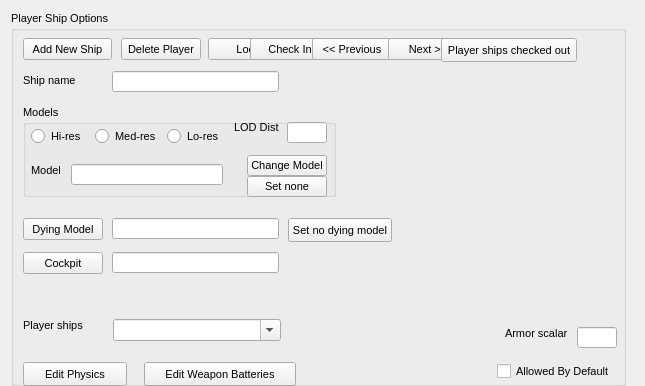
<?xml version="1.0"?>
<ui version="4.0">
  <class>WorldObjectsPlayerDialog</class>
  <widget class="QDialog" name="IDD_WORLDOBJECTSPLAYER">
    <property name="geometry">
      <rect>
        <x>0</x>
        <y>0</y>
        <width>645</width>
        <height>386</height>
      </rect>
    </property>
    <property name="windowTitle">
      <string>WorldObjects &gt;&gt; Player</string>
    </property>
    <property name="font">
      <font>
        <family>Liberation Sans</family>
        <pointsize>8</pointsize>
        <bold>false</bold>
        <italic>false</italic>
      </font>
    </property>
    <property name="enabled">
      <bool>true</bool>
    </property>
    <property name="windowFlags">
      <set>Qt::Dialog|Qt::WindowCloseButtonHint</set>
    </property>
    <property name="minimumSize">
      <size>
        <width>645</width>
        <height>386</height>
      </size>
    </property>
    <property name="maximumSize">
      <size>
        <width>645</width>
        <height>386</height>
      </size>
    </property>
    <widget class="QGroupBox" name="IDC_STATIC">
      <property name="geometry">
        <rect>
          <x>11</x>
          <y>11</y>
          <width>615</width>
          <height>375</height>
        </rect>
      </property>
      <property name="title">
        <string>Player Ship Options</string>
      </property>
      <property name="visible">
        <bool>true</bool>
      </property>
      <property name="enabled">
        <bool>true</bool>
      </property>
      <property name="flat">
        <bool>false</bool>
      </property>
      <widget class="QPushButton" name="IDC_ADD_PSHIP">
        <property name="geometry">
          <rect>
            <x>12</x>
            <y>27</y>
            <width>89</width>
            <height>22</height>
          </rect>
        </property>
        <property name="text">
          <string>Add New Ship</string>
        </property>
        <property name="visible">
          <bool>true</bool>
        </property>
        <property name="enabled">
          <bool>true</bool>
        </property>
        <property name="default">
          <bool>false</bool>
        </property>
        <property name="autoDefault">
          <bool>false</bool>
        </property>
      </widget>
      <widget class="QPushButton" name="IDC_PSHIP_DELETE">
        <property name="geometry">
          <rect>
            <x>110</x>
            <y>27</y>
            <width>80</width>
            <height>22</height>
          </rect>
        </property>
        <property name="text">
          <string>Delete Player</string>
        </property>
        <property name="visible">
          <bool>true</bool>
        </property>
        <property name="enabled">
          <bool>true</bool>
        </property>
        <property name="default">
          <bool>false</bool>
        </property>
        <property name="autoDefault">
          <bool>false</bool>
        </property>
      </widget>
      <widget class="QPushButton" name="IDC_PSHIP_LOCK">
        <property name="geometry">
          <rect>
            <x>197</x>
            <y>27</y>
            <width>80</width>
            <height>22</height>
          </rect>
        </property>
        <property name="text">
          <string>Lock</string>
        </property>
        <property name="visible">
          <bool>true</bool>
        </property>
        <property name="enabled">
          <bool>true</bool>
        </property>
        <property name="default">
          <bool>false</bool>
        </property>
        <property name="autoDefault">
          <bool>false</bool>
        </property>
      </widget>
      <widget class="QPushButton" name="IDC_PSHIP_CHECKIN">
        <property name="geometry">
          <rect>
            <x>239</x>
            <y>27</y>
            <width>80</width>
            <height>22</height>
          </rect>
        </property>
        <property name="text">
          <string>Check In</string>
        </property>
        <property name="visible">
          <bool>true</bool>
        </property>
        <property name="enabled">
          <bool>true</bool>
        </property>
        <property name="default">
          <bool>false</bool>
        </property>
        <property name="autoDefault">
          <bool>false</bool>
        </property>
      </widget>
      <widget class="QPushButton" name="IDC_PSHIP_PREV">
        <property name="geometry">
          <rect>
            <x>301</x>
            <y>27</y>
            <width>80</width>
            <height>22</height>
          </rect>
        </property>
        <property name="text">
          <string>&lt;&lt; Previous</string>
        </property>
        <property name="visible">
          <bool>true</bool>
        </property>
        <property name="enabled">
          <bool>true</bool>
        </property>
        <property name="default">
          <bool>false</bool>
        </property>
        <property name="autoDefault">
          <bool>false</bool>
        </property>
      </widget>
      <widget class="QPushButton" name="IDC_PSHIP_NEXT">
        <property name="geometry">
          <rect>
            <x>377</x>
            <y>27</y>
            <width>80</width>
            <height>22</height>
          </rect>
        </property>
        <property name="text">
          <string>Next &gt;&gt;</string>
        </property>
        <property name="visible">
          <bool>true</bool>
        </property>
        <property name="enabled">
          <bool>true</bool>
        </property>
        <property name="default">
          <bool>false</bool>
        </property>
        <property name="autoDefault">
          <bool>false</bool>
        </property>
      </widget>
      <widget class="QPushButton" name="IDC_PSHIPS_OUT">
        <property name="geometry">
          <rect>
            <x>430</x>
            <y>27</y>
            <width>136</width>
            <height>24</height>
          </rect>
        </property>
        <property name="text">
          <string>Player ships checked out</string>
        </property>
        <property name="visible">
          <bool>true</bool>
        </property>
        <property name="enabled">
          <bool>true</bool>
        </property>
        <property name="default">
          <bool>false</bool>
        </property>
        <property name="autoDefault">
          <bool>false</bool>
        </property>
      </widget>
      <widget class="QLineEdit" name="IDC_PSHIP_NAME_EDIT">
        <property name="geometry">
          <rect>
            <x>101</x>
            <y>60</y>
            <width>167</width>
            <height>21</height>
          </rect>
        </property>
        <property name="visible">
          <bool>true</bool>
        </property>
        <property name="enabled">
          <bool>true</bool>
        </property>
      </widget>
      <widget class="QLabel" name="IDC_STATIC_2">
        <property name="geometry">
          <rect>
            <x>12</x>
            <y>63</y>
            <width>73</width>
            <height>13</height>
          </rect>
        </property>
        <property name="text">
          <string>Ship name</string>
        </property>
        <property name="visible">
          <bool>true</bool>
        </property>
        <property name="enabled">
          <bool>true</bool>
        </property>
        <property name="alignment">
          <set>Qt::AlignLeft</set>
        </property>
      </widget>
      <widget class="QLabel" name="IDC_SHIPVIEW">
        <property name="geometry">
          <rect>
            <x>393</x>
            <y>66</y>
            <width>173</width>
            <height>157</height>
          </rect>
        </property>
        <property name="visible">
          <bool>true</bool>
        </property>
        <property name="enabled">
          <bool>true</bool>
        </property>
        <property name="alignment">
          <set>Qt::AlignRight</set>
        </property>
      </widget>
      <widget class="QGroupBox" name="IDC_STATIC_3">
        <property name="geometry">
          <rect>
            <x>12</x>
            <y>94</y>
            <width>313</width>
            <height>92</height>
          </rect>
        </property>
        <property name="title">
          <string>Models</string>
        </property>
        <property name="visible">
          <bool>true</bool>
        </property>
        <property name="enabled">
          <bool>true</bool>
        </property>
        <property name="flat">
          <bool>false</bool>
        </property>
        <widget class="QLabel" name="IDC_STATIC_4">
          <property name="geometry">
            <rect>
              <x>211</x>
              <y>16</y>
              <width>51</width>
              <height>16</height>
            </rect>
          </property>
          <property name="text">
            <string>LOD Dist</string>
          </property>
          <property name="visible">
            <bool>true</bool>
          </property>
          <property name="enabled">
            <bool>true</bool>
          </property>
          <property name="alignment">
            <set>Qt::AlignLeft</set>
          </property>
        </widget>
        <widget class="QLineEdit" name="IDC_LOD_DISTANCE_EDIT">
          <property name="geometry">
            <rect>
              <x>264</x>
              <y>17</y>
              <width>40</width>
              <height>21</height>
            </rect>
          </property>
          <property name="visible">
            <bool>true</bool>
          </property>
          <property name="enabled">
            <bool>true</bool>
          </property>
        </widget>
        <widget class="QRadioButton" name="IDC_HIRES_RADIO">
          <property name="geometry">
            <rect>
              <x>8</x>
              <y>22</y>
              <width>89</width>
              <height>19</height>
            </rect>
          </property>
          <property name="text">
            <string>Hi-res</string>
          </property>
          <property name="visible">
            <bool>true</bool>
          </property>
          <property name="enabled">
            <bool>true</bool>
          </property>
        </widget>
        <widget class="QRadioButton" name="IDC_MEDRES_RADIO">
          <property name="geometry">
            <rect>
              <x>72</x>
              <y>22</y>
              <width>89</width>
              <height>19</height>
            </rect>
          </property>
          <property name="text">
            <string>Med-res</string>
          </property>
          <property name="visible">
            <bool>true</bool>
          </property>
          <property name="enabled">
            <bool>true</bool>
          </property>
        </widget>
        <widget class="QRadioButton" name="IDC_LORES_RADIO">
          <property name="geometry">
            <rect>
              <x>144</x>
              <y>22</y>
              <width>89</width>
              <height>19</height>
            </rect>
          </property>
          <property name="text">
            <string>Lo-res</string>
          </property>
          <property name="visible">
            <bool>true</bool>
          </property>
          <property name="enabled">
            <bool>true</bool>
          </property>
        </widget>
        <widget class="QPushButton" name="IDC_PSHIP_LOAD_MODEL">
          <property name="geometry">
            <rect>
              <x>224</x>
              <y>50</y>
              <width>80</width>
              <height>21</height>
            </rect>
          </property>
          <property name="text">
            <string>Change Model</string>
          </property>
          <property name="visible">
            <bool>true</bool>
          </property>
          <property name="enabled">
            <bool>true</bool>
          </property>
          <property name="default">
            <bool>false</bool>
          </property>
          <property name="autoDefault">
            <bool>false</bool>
          </property>
        </widget>
        <widget class="QLabel" name="IDC_STATIC_5">
          <property name="geometry">
            <rect>
              <x>8</x>
              <y>59</y>
              <width>51</width>
              <height>16</height>
            </rect>
          </property>
          <property name="text">
            <string>Model</string>
          </property>
          <property name="visible">
            <bool>true</bool>
          </property>
          <property name="enabled">
            <bool>true</bool>
          </property>
          <property name="alignment">
            <set>Qt::AlignLeft</set>
          </property>
        </widget>
        <widget class="QLineEdit" name="IDC_PSHIP_MODEL_NAME_EDIT">
          <property name="geometry">
            <rect>
              <x>48</x>
              <y>59</y>
              <width>152</width>
              <height>21</height>
            </rect>
          </property>
          <property name="visible">
            <bool>true</bool>
          </property>
          <property name="enabled">
            <bool>true</bool>
          </property>
          <property name="readOnly">
            <bool>true</bool>
          </property>
        </widget>
        <widget class="QPushButton" name="IDC_NOLOD">
          <property name="geometry">
            <rect>
              <x>224</x>
              <y>71</y>
              <width>80</width>
              <height>21</height>
            </rect>
          </property>
          <property name="text">
            <string>Set none</string>
          </property>
          <property name="visible">
            <bool>true</bool>
          </property>
          <property name="enabled">
            <bool>true</bool>
          </property>
          <property name="default">
            <bool>false</bool>
          </property>
          <property name="autoDefault">
            <bool>false</bool>
          </property>
        </widget>
      </widget>
      <widget class="QPushButton" name="IDC_PSHIP_DYING_MODEL">
        <property name="geometry">
          <rect>
            <x>12</x>
            <y>207</y>
            <width>80</width>
            <height>22</height>
          </rect>
        </property>
        <property name="text">
          <string>Dying Model</string>
        </property>
        <property name="visible">
          <bool>true</bool>
        </property>
        <property name="enabled">
          <bool>true</bool>
        </property>
        <property name="default">
          <bool>false</bool>
        </property>
        <property name="autoDefault">
          <bool>false</bool>
        </property>
      </widget>
      <widget class="QLineEdit" name="IDC_PSHIP_DYING_MODEL_NAME_EDIT">
        <property name="geometry">
          <rect>
            <x>101</x>
            <y>207</y>
            <width>167</width>
            <height>21</height>
          </rect>
        </property>
        <property name="visible">
          <bool>true</bool>
        </property>
        <property name="enabled">
          <bool>true</bool>
        </property>
      </widget>
      <widget class="QPushButton" name="IDC_NULL_DYING">
        <property name="geometry">
          <rect>
            <x>277</x>
            <y>207</y>
            <width>104</width>
            <height>24</height>
          </rect>
        </property>
        <property name="text">
          <string>Set no dying model</string>
        </property>
        <property name="visible">
          <bool>true</bool>
        </property>
        <property name="enabled">
          <bool>true</bool>
        </property>
        <property name="default">
          <bool>false</bool>
        </property>
        <property name="autoDefault">
          <bool>false</bool>
        </property>
      </widget>
      <widget class="QPushButton" name="IDC_PSHIP_COCKPIT">
        <property name="geometry">
          <rect>
            <x>12</x>
            <y>241</y>
            <width>80</width>
            <height>22</height>
          </rect>
        </property>
        <property name="text">
          <string>Cockpit</string>
        </property>
        <property name="visible">
          <bool>true</bool>
        </property>
        <property name="enabled">
          <bool>true</bool>
        </property>
        <property name="default">
          <bool>false</bool>
        </property>
        <property name="autoDefault">
          <bool>false</bool>
        </property>
      </widget>
      <widget class="QLineEdit" name="IDC_PSHIP_COCKPIT_EDIT">
        <property name="geometry">
          <rect>
            <x>101</x>
            <y>241</y>
            <width>167</width>
            <height>21</height>
          </rect>
        </property>
        <property name="visible">
          <bool>true</bool>
        </property>
        <property name="enabled">
          <bool>true</bool>
        </property>
      </widget>
      <widget class="QLabel" name="IDC_STATIC_6">
        <property name="geometry">
          <rect>
            <x>12</x>
            <y>308</y>
            <width>72</width>
            <height>16</height>
          </rect>
        </property>
        <property name="text">
          <string>Player ships</string>
        </property>
        <property name="visible">
          <bool>true</bool>
        </property>
        <property name="enabled">
          <bool>true</bool>
        </property>
        <property name="alignment">
          <set>Qt::AlignLeft</set>
        </property>
      </widget>
      <widget class="QComboBox" name="IDC_PSHIP_PULLDOWN">
        <property name="maxVisibleItems">
          <number>5</number>
        </property>
        <property name="geometry">
          <rect>
            <x>102</x>
            <y>308</y>
            <width>168</width>
            <height>22</height>
          </rect>
        </property>
        <property name="visible">
          <bool>true</bool>
        </property>
        <property name="enabled">
          <bool>true</bool>
        </property>
        <property name="editable">
          <bool>true</bool>
        </property>
      </widget>
      <widget class="QLabel" name="IDC_STATIC_7">
        <property name="geometry">
          <rect>
            <x>494</x>
            <y>316</y>
            <width>64</width>
            <height>16</height>
          </rect>
        </property>
        <property name="text">
          <string>Armor scalar</string>
        </property>
        <property name="visible">
          <bool>true</bool>
        </property>
        <property name="enabled">
          <bool>true</bool>
        </property>
        <property name="alignment">
          <set>Qt::AlignLeft</set>
        </property>
      </widget>
      <widget class="QLineEdit" name="IDC_SHIP_ARMOR_EDIT">
        <property name="geometry">
          <rect>
            <x>566</x>
            <y>316</y>
            <width>40</width>
            <height>21</height>
          </rect>
        </property>
        <property name="visible">
          <bool>true</bool>
        </property>
        <property name="enabled">
          <bool>true</bool>
        </property>
      </widget>
      <widget class="QPushButton" name="IDC_PSHIP_EDIT_PHYSICS">
        <property name="geometry">
          <rect>
            <x>12</x>
            <y>351</y>
            <width>104</width>
            <height>24</height>
          </rect>
        </property>
        <property name="text">
          <string>Edit Physics</string>
        </property>
        <property name="visible">
          <bool>true</bool>
        </property>
        <property name="enabled">
          <bool>true</bool>
        </property>
        <property name="default">
          <bool>false</bool>
        </property>
        <property name="autoDefault">
          <bool>false</bool>
        </property>
      </widget>
      <widget class="QPushButton" name="IDC_EDIT_WEAPONS">
        <property name="geometry">
          <rect>
            <x>133</x>
            <y>351</y>
            <width>152</width>
            <height>24</height>
          </rect>
        </property>
        <property name="text">
          <string>Edit Weapon Batteries</string>
        </property>
        <property name="visible">
          <bool>true</bool>
        </property>
        <property name="enabled">
          <bool>true</bool>
        </property>
        <property name="default">
          <bool>false</bool>
        </property>
        <property name="autoDefault">
          <bool>false</bool>
        </property>
      </widget>
      <widget class="QCheckBox" name="IDC_DEFAULTALLOW">
        <property name="geometry">
          <rect>
            <x>486</x>
            <y>351</y>
            <width>125</width>
            <height>19</height>
          </rect>
        </property>
        <property name="text">
          <string>Allowed By Default</string>
        </property>
        <property name="visible">
          <bool>true</bool>
        </property>
        <property name="enabled">
          <bool>true</bool>
        </property>
      </widget>
    </widget>
    <action name="IDD_ORPHANHUNTER">
      <property name="text">
        <string>Orphan Hunter</string>
      </property>
    </action>
    <action name="IDD_REORDER_PAGES">
      <property name="text">
        <string>Reorder Net Pages</string>
      </property>
    </action>
    <action name="IDD_SHOW_ALL_CHECKED_OUT">
      <property name="text">
        <string>Show All Pages Checked Out</string>
      </property>
    </action>
    <action name="IDM_IMPORT_BITMAP">
      <property name="text">
        <string>Bitmap/Animation Converter...</string>
      </property>
    </action>
    <action name="ID_APP_ABOUT">
      <property name="text">
        <string>&amp;About editor...</string>
      </property>
    </action>
    <action name="ID_APP_EXIT">
      <property name="text">
        <string>E&amp;xit</string>
      </property>
      <property name="shortcut">
        <string>Alt+X</string>
      </property>
    </action>
    <action name="ID_BRIEFING_EDITOR">
      <property name="text">
        <string>Briefing Editor...</string>
      </property>
    </action>
    <action name="ID_BUTTON_LIGHTING">
      <property name="text">
        <string>ID_BUTTON_LIGHTING</string>
      </property>
    </action>
    <action name="ID_BUTTON_OUTLINE">
      <property name="text">
        <string>ID_BUTTON_OUTLINE</string>
      </property>
    </action>
    <action name="ID_BUTTON_WINDOWSELECTION">
      <property name="text">
        <string>ID_BUTTON_WINDOWSELECTION</string>
      </property>
    </action>
    <action name="ID_D3HELP">
      <property name="text">
        <string>Help on D3 Editor</string>
      </property>
    </action>
    <action name="ID_EDITORS_AIPROPERTIES">
      <property name="text">
        <string>AI Properties...</string>
      </property>
    </action>
    <action name="ID_EDITORS_AMBIENTSOUNDS">
      <property name="text">
        <string>Ambient Sounds...</string>
      </property>
    </action>
    <action name="ID_EDITORS_DALLAS">
      <property name="text">
        <string>Dallas Graphical Script Editor...</string>
      </property>
    </action>
    <action name="ID_EDITORS_FILES">
      <property name="text">
        <string>Files...</string>
      </property>
    </action>
    <action name="ID_EDITORS_MEGACELLS">
      <property name="text">
        <string>Megacells...</string>
      </property>
    </action>
    <action name="ID_EDIT_ADDSELECT">
      <property name="text">
        <string>Add Current Room to Selected List</string>
      </property>
    </action>
    <action name="ID_EDIT_ATTACH">
      <property name="text">
        <string>&amp;Attach</string>
      </property>
    </action>
    <action name="ID_EDIT_CLEARSELECTED">
      <property name="text">
        <string>Clear Selected List</string>
      </property>
    </action>
    <action name="ID_EDIT_COPY">
      <property name="text">
        <string>&amp;Copy</string>
      </property>
      <property name="shortcut">
        <string>Ctrl+Ins</string>
      </property>
    </action>
    <action name="ID_EDIT_CUT">
      <property name="text">
        <string>Cu&amp;t</string>
      </property>
      <property name="shortcut">
        <string>Shift+Del</string>
      </property>
    </action>
    <action name="ID_EDIT_DELETE">
      <property name="text">
        <string>&amp;Delete</string>
      </property>
    </action>
    <action name="ID_EDIT_LOADSCRAP">
      <property name="text">
        <string>Load Scrap from Disk</string>
      </property>
    </action>
    <action name="ID_EDIT_PASTE">
      <property name="text">
        <string>&amp;Paste</string>
      </property>
      <property name="shortcut">
        <string>Shift+Ins</string>
      </property>
    </action>
    <action name="ID_EDIT_PLACE">
      <property name="text">
        <string>&amp;Place in Mine</string>
      </property>
    </action>
    <action name="ID_EDIT_PLACE_TERRAIN">
      <property name="text">
        <string>&amp;Place on Terrain</string>
      </property>
    </action>
    <action name="ID_EDIT_REMOVESELECT">
      <property name="text">
        <string>Remove Current Room from Selected List</string>
      </property>
    </action>
    <action name="ID_EDIT_SAVESCRAP">
      <property name="text">
        <string>Save Scrap to Disk</string>
      </property>
    </action>
    <action name="ID_EDIT_SELECTATTACHED">
      <property name="text">
        <string>Select All Rooms Attached to Current Room</string>
      </property>
    </action>
    <action name="ID_EDIT_UNDO">
      <property name="text">
        <string>&amp;Undo</string>
      </property>
      <property name="shortcut">
        <string>Alt+Backspace</string>
      </property>
    </action>
    <action name="ID_FILE_AUTOSAVE">
      <property name="text">
        <string>Autosave</string>
      </property>
      <property name="checkable">
        <bool>true</bool>
      </property>
    </action>
    <action name="ID_FILE_CHECKMINE">
      <property name="text">
        <string>&amp;Check Mine</string>
      </property>
    </action>
    <action name="ID_FILE_FIXCRACKS">
      <property name="text">
        <string>Fix Level Cracks</string>
      </property>
    </action>
    <action name="ID_FILE_FIXDEGENERATEFACES">
      <property name="text">
        <string>Fix/Remove Degenerate Faces</string>
      </property>
    </action>
    <action name="ID_FILE_IMPORT_ROOM">
      <property name="text">
        <string>Import 3DSMax Room</string>
      </property>
    </action>
    <action name="ID_FILE_INFORMATION">
      <property name="text">
        <string>&amp;Information</string>
      </property>
      <property name="shortcut">
        <string>Alt+I</string>
      </property>
    </action>
    <action name="ID_FILE_LEAVE_EDITOR">
      <property name="text">
        <string>Go to main menu...</string>
      </property>
    </action>
    <action name="ID_FILE_LEVELPROPS">
      <property name="text">
        <string>Set Selected Room(s) Properties</string>
      </property>
    </action>
    <action name="ID_FILE_LEVEL_INFO">
      <property name="text">
        <string>Edit Level Info...</string>
      </property>
    </action>
    <action name="ID_FILE_MRU_FILE1">
      <property name="text">
        <string>Recent File</string>
      </property>
      <property name="enabled">
        <bool>false</bool>
      </property>
    </action>
    <action name="ID_FILE_NEW">
      <property name="text">
        <string>&amp;New</string>
      </property>
      <property name="shortcut">
        <string>Ctrl+N</string>
      </property>
    </action>
    <action name="ID_FILE_OPEN">
      <property name="text">
        <string>&amp;Open...</string>
      </property>
      <property name="shortcut">
        <string>Ctrl+O</string>
      </property>
    </action>
    <action name="ID_FILE_PLAY640X480">
      <property name="text">
        <string>&amp;Play in 640 x 480</string>
      </property>
      <property name="shortcut">
        <string>Alt+P</string>
      </property>
    </action>
    <action name="ID_FILE_PREFERENCES">
      <property name="text">
        <string>Preferences</string>
      </property>
    </action>
    <action name="ID_FILE_PRINT">
      <property name="text">
        <string>&amp;Print...</string>
      </property>
      <property name="shortcut">
        <string>Ctrl+P</string>
      </property>
    </action>
    <action name="ID_FILE_PRINT_PREVIEW">
      <property name="text">
        <string>Print Pre&amp;view</string>
      </property>
    </action>
    <action name="ID_FILE_PRINT_SETUP">
      <property name="text">
        <string>P&amp;rint Setup...</string>
      </property>
    </action>
    <action name="ID_FILE_REMOVEDUPLICATEFACESFROMCURRENTROOM">
      <property name="text">
        <string>Remove Duplicate Faces from Current Room</string>
      </property>
    </action>
    <action name="ID_FILE_REMOVEEXTRAPOINTS">
      <property name="text">
        <string>Remove Extra Points</string>
      </property>
    </action>
    <action name="ID_FILE_RESTOREGAMESTATE">
      <property name="text">
        <string>Restore Gamestate</string>
      </property>
    </action>
    <action name="ID_FILE_SAVE">
      <property name="text">
        <string>&amp;Save</string>
      </property>
      <property name="shortcut">
        <string>Ctrl+S</string>
      </property>
    </action>
    <action name="ID_FILE_SAVEGOALTEXT">
      <property name="text">
        <string>Save Goal Text to File</string>
      </property>
    </action>
    <action name="ID_FILE_SAVE_AS">
      <property name="text">
        <string>Save &amp;As...</string>
      </property>
    </action>
    <action name="ID_FILE_SAVE_COPY_AS">
      <property name="text">
        <string>Save Copy &amp;As...</string>
      </property>
    </action>
    <action name="ID_FILE_STATS">
      <property name="text">
        <string>Show Level Stats</string>
      </property>
    </action>
    <action name="ID_FILE_UPDATE">
      <property name="text">
        <string>&amp;Update</string>
      </property>
      <property name="shortcut">
        <string>Ctrl+S</string>
      </property>
    </action>
    <action name="ID_FILE_VERIFY_LEVEL">
      <property name="text">
        <string>Verify Level</string>
      </property>
    </action>
    <action name="ID_HOTSPOT_TGA">
      <property name="text">
        <string>HotSpot TGA Extractor...</string>
      </property>
    </action>
    <action name="ID_MINE_VIEW">
      <property name="text">
        <string>Mine View</string>
      </property>
      <property name="shortcut">
        <string>F2</string>
      </property>
    </action>
    <action name="ID_OBJBUTTON">
      <property name="text">
        <string>ID_OBJBUTTON</string>
      </property>
    </action>
    <action name="ID_OBJECT_DELETEOBJECT">
      <property name="text">
        <string>Delete Object</string>
      </property>
      <property name="shortcut">
        <string>Del</string>
      </property>
    </action>
    <action name="ID_OBJECT_MOVEPLAYER">
      <property name="text">
        <string>Move Player 0 to Viewer</string>
      </property>
    </action>
    <action name="ID_OBJECT_PLACECAMERAATCURRENTFACE">
      <property name="text">
        <string>Create New Camera at Current Face</string>
      </property>
    </action>
    <action name="ID_OBJECT_PLACECAMERAATVIEWER">
      <property name="text">
        <string>Create New Camera at Viewer</string>
      </property>
    </action>
    <action name="ID_OBJECT_PLACEOBJECT">
      <property name="text">
        <string>Place Object</string>
      </property>
      <property name="shortcut">
        <string>Ins</string>
      </property>
    </action>
    <action name="ID_OBJECT_PLACESOUNDSOURCEATVIEWER">
      <property name="text">
        <string>Create SoundSource at Viewer</string>
      </property>
    </action>
    <action name="ID_OBJECT_PLACEWAYPOINTATVIEWER">
      <property name="text">
        <string>Place Waypoint at Viewer</string>
      </property>
    </action>
    <action name="ID_OBJECT_SELECTBYNUMBER">
      <property name="text">
        <string>Select Object By Number</string>
      </property>
    </action>
    <action name="ID_OBJECT_SETCAMERAFROMVIEWER">
      <property name="text">
        <string>Move Camera to Viewer</string>
      </property>
    </action>
    <action name="ID_OBJECT_SETVIEWERFROMCAMERA">
      <property name="text">
        <string>Move Viewer to Camera</string>
      </property>
    </action>
    <action name="ID_OSIRISCOMPILE">
      <property name="text">
        <string>ID_OSIRISCOMPILE</string>
      </property>
    </action>
    <action name="ID_REINIT_OPENGL">
      <property name="text">
        <string>ID_REINIT_OPENGL</string>
      </property>
    </action>
    <action name="ID_ROOM_ADD">
      <property name="text">
        <string>&amp;Add Room at Current Face</string>
      </property>
      <property name="shortcut">
        <string>Shift+A</string>
      </property>
    </action>
    <action name="ID_ROOM_ADDVERTTONEWFACE">
      <property name="text">
        <string>Add Vert to New Face</string>
      </property>
      <property name="shortcut">
        <string>Shift+V</string>
      </property>
    </action>
    <action name="ID_ROOM_ATTACHROOM">
      <property name="text">
        <string>Attach Room</string>
      </property>
    </action>
    <action name="ID_ROOM_BUILDBRIDGE">
      <property name="text">
        <string>&amp;Build Bridge</string>
      </property>
    </action>
    <action name="ID_ROOM_BUILDSMOOTHBRIDGE">
      <property name="text">
        <string>Build Smooth Bridge</string>
      </property>
      <property name="shortcut">
        <string>Ctrl+B</string>
      </property>
    </action>
    <action name="ID_ROOM_CLEARCENTERPOINT">
      <property name="text">
        <string>Clear Center Point</string>
      </property>
    </action>
    <action name="ID_ROOM_COMBINE">
      <property name="text">
        <string>Combine Rooms</string>
      </property>
    </action>
    <action name="ID_ROOM_DELETE">
      <property name="text">
        <string>Delete Current Room</string>
      </property>
    </action>
    <action name="ID_ROOM_DELETECONNECTEDFACES">
      <property name="text">
        <string>Delete Connected Faces</string>
      </property>
    </action>
    <action name="ID_ROOM_DELETEFACE">
      <property name="text">
        <string>Delete Current Face</string>
      </property>
    </action>
    <action name="ID_ROOM_DELETEPORTAL">
      <property name="text">
        <string>Delete Current Portal</string>
      </property>
    </action>
    <action name="ID_ROOM_DELETEVERT">
      <property name="text">
        <string>Delete Current Vert From Face</string>
      </property>
    </action>
    <action name="ID_ROOM_DROPROOM">
      <property name="text">
        <string>Drop Room</string>
      </property>
    </action>
    <action name="ID_ROOM_FACE_ADDVERTTOEDGE">
      <property name="text">
        <string>Add Vert To Edge</string>
      </property>
    </action>
    <action name="ID_ROOM_FACE_DELETEVERTONEDGE">
      <property name="text">
        <string>Delete Vert on Edge</string>
      </property>
    </action>
    <action name="ID_ROOM_FACE_MOVEVERTONEDGE">
      <property name="text">
        <string>Move Vert on Edge</string>
      </property>
    </action>
    <action name="ID_ROOM_FACE_SPLITFACE">
      <property name="text">
        <string>Split Face</string>
      </property>
    </action>
    <action name="ID_ROOM_FINISHNEWFACE">
      <property name="text">
        <string>Add Last Point to New Face (Finish Face)</string>
      </property>
    </action>
    <action name="ID_ROOM_GRABTEXTURE">
      <property name="text">
        <string>Grab Texture</string>
      </property>
      <property name="shortcut">
        <string>G</string>
      </property>
    </action>
    <action name="ID_ROOM_JOINROOMS">
      <property name="text">
        <string>Join Rooms</string>
      </property>
    </action>
    <action name="ID_ROOM_JOINROOMSEXACT">
      <property name="text">
        <string>Join Rooms Exact</string>
      </property>
    </action>
    <action name="ID_ROOM_JOIN_ADJACENT_FACES">
      <property name="text">
        <string>Join Adjacent Faces</string>
      </property>
    </action>
    <action name="ID_ROOM_LINKTONEWEXTERNAL">
      <property name="text">
        <string>Link Room to New External Room</string>
      </property>
    </action>
    <action name="ID_ROOM_MARK">
      <property name="text">
        <string>&amp;Mark Room/Face</string>
      </property>
      <property name="shortcut">
        <string>Ctrl+M</string>
      </property>
    </action>
    <action name="ID_ROOM_MERGEOBJECTINTOROOM">
      <property name="text">
        <string>Merge Object into Room</string>
      </property>
    </action>
    <action name="ID_ROOM_NEXTFACE">
      <property name="text">
        <string>Next Face</string>
      </property>
      <property name="shortcut">
        <string>F</string>
      </property>
    </action>
    <action name="ID_ROOM_PLACEROOM">
      <property name="text">
        <string>Place Room at Current Room</string>
      </property>
    </action>
    <action name="ID_ROOM_PLACETERRAINROOM">
      <property name="text">
        <string>Place Room at Current Terrain Cell</string>
      </property>
    </action>
    <action name="ID_ROOM_PREVIOUSFACE">
      <property name="text">
        <string>Previous Face</string>
      </property>
      <property name="shortcut">
        <string>Shift+F</string>
      </property>
    </action>
    <action name="ID_ROOM_PROPAGATETOADJACENTCOPLANARFACES">
      <property name="text">
        <string>Propagate to Adjacent Coplanar Faces</string>
      </property>
      <property name="shortcut">
        <string>Ctrl+F</string>
      </property>
    </action>
    <action name="ID_ROOM_PROPAGATETOALL">
      <property name="text">
        <string>Propagate to All Faces in Room</string>
      </property>
      <property name="shortcut">
        <string>Shift+R</string>
      </property>
    </action>
    <action name="ID_ROOM_RENAMEROOM">
      <property name="text">
        <string>Rename Room</string>
      </property>
      <property name="shortcut">
        <string>Ctrl+R</string>
      </property>
    </action>
    <action name="ID_ROOM_ROTATEPLACEDROOM45DEGREES">
      <property name="text">
        <string>Rotate Placed Room 45 Degrees</string>
      </property>
    </action>
    <action name="ID_ROOM_SAVECURRENTROOM">
      <property name="text">
        <string>Save Current Room</string>
      </property>
    </action>
    <action name="ID_ROOM_SELECTBYNUMBER">
      <property name="text">
        <string>Select Room by Number</string>
      </property>
    </action>
    <action name="ID_ROOM_SELECTFACEBYNUMBER">
      <property name="text">
        <string>Select Face by Number</string>
      </property>
    </action>
    <action name="ID_ROOM_SETCENTERFROMVIEWER">
      <property name="text">
        <string>Set Room Center from Viewer</string>
      </property>
    </action>
    <action name="ID_ROOM_SNAPPLACEDROOM">
      <property name="text">
        <string>Snap Placed Room</string>
      </property>
    </action>
    <action name="ID_ROOM_SNAPPOINTTOEDGE">
      <property name="text">
        <string>Snap Point to Edge</string>
      </property>
    </action>
    <action name="ID_ROOM_SNAPPOINTTOFACE">
      <property name="text">
        <string>Snap Point to Face</string>
      </property>
    </action>
    <action name="ID_ROOM_SNAPPOINTTOPOINT">
      <property name="text">
        <string>Snap Point to Point</string>
      </property>
    </action>
    <action name="ID_ROOM_SPLITFACE">
      <property name="text">
        <string>Triangulate face</string>
      </property>
    </action>
    <action name="ID_ROOM_STARTNEWFACE">
      <property name="text">
        <string>Add First Point to New Face (Start Face)</string>
      </property>
    </action>
    <action name="ID_ROOM_SWAPMAKEDANDCURRENTROOMFACE">
      <property name="text">
        <string>Swap Marked and Current Room/Face</string>
      </property>
    </action>
    <action name="ID_ROOM_UNDOSNAP">
      <property name="text">
        <string>Undo Snap</string>
      </property>
    </action>
    <action name="ID_ROOM_UNPLACEROOM">
      <property name="text">
        <string>Un-place Room/Group/Door</string>
      </property>
    </action>
    <action name="ID_ROOM_VIEW">
      <property name="text">
        <string>Room View</string>
      </property>
      <property name="shortcut">
        <string>F4</string>
      </property>
    </action>
    <action name="ID_SCRIPT_LEVEL_INTERFACE">
      <property name="text">
        <string>Levels and Scripts...</string>
      </property>
    </action>
    <action name="ID_SUBEDITORS_FONT">
      <property name="text">
        <string>Font Editor...</string>
      </property>
    </action>
    <action name="ID_SUBEDITORS_HOGMAKER">
      <property name="text">
        <string>Hog Maker...</string>
      </property>
    </action>
    <action name="ID_SUBEDITORS_TABLEFILEEDIT">
      <property name="text">
        <string>Table File Text Editor...</string>
      </property>
    </action>
    <action name="ID_SUBEDITORS_TABLEFILEFILTER">
      <property name="text">
        <string>Table File Filter...</string>
      </property>
    </action>
    <action name="ID_TABLEEDIT_FILE_EXIT">
      <property name="text">
        <string>&amp;Exit</string>
      </property>
    </action>
    <action name="ID_TABLEEDIT_FILE_LOAD">
      <property name="text">
        <string>&amp;Load...</string>
      </property>
    </action>
    <action name="ID_TABLEEDIT_FILE_SAVE">
      <property name="text">
        <string>&amp;Save</string>
      </property>
    </action>
    <action name="ID_TABLEEDIT_FILE_SAVE_AS">
      <property name="text">
        <string>S&amp;ave as...</string>
      </property>
    </action>
    <action name="ID_TABLEFILTER_FILE_EXIT">
      <property name="text">
        <string>Exit</string>
      </property>
    </action>
    <action name="ID_TABLEFILTER_FILE_LOAD">
      <property name="text">
        <string>Load...</string>
      </property>
    </action>
    <action name="ID_TABLEFILTER_FILE_NEW">
      <property name="text">
        <string>New</string>
      </property>
    </action>
    <action name="ID_TABLEFILTER_FILE_SAVE">
      <property name="text">
        <string>Save</string>
      </property>
    </action>
    <action name="ID_TABLEFILTER_FILE_SAVEAS">
      <property name="text">
        <string>Save as...</string>
      </property>
    </action>
    <action name="ID_TERRAIN_VIEW">
      <property name="text">
        <string>Terrain View</string>
      </property>
      <property name="shortcut">
        <string>F3</string>
      </property>
    </action>
    <action name="ID_TEST_TEST1">
      <property name="text">
        <string>Test function 1</string>
      </property>
    </action>
    <action name="ID_TEST_TEST2">
      <property name="text">
        <string>Test function 2</string>
      </property>
    </action>
    <action name="ID_TEST_TEST3">
      <property name="text">
        <string>Test function 3</string>
      </property>
    </action>
    <action name="ID_TOOLS_WORLD_OBJECTS_BUILDINGS">
      <property name="text">
        <string>Buildings...</string>
      </property>
    </action>
    <action name="ID_TOOLS_WORLD_OBJECTS_CLUTTER">
      <property name="text">
        <string>Clutter...</string>
      </property>
    </action>
    <action name="ID_TOOLS_WORLD_OBJECTS_DOOR">
      <property name="text">
        <string>Doors...</string>
      </property>
    </action>
    <action name="ID_TOOLS_WORLD_OBJECTS_LIGHTS">
      <property name="text">
        <string>Lights...</string>
      </property>
    </action>
    <action name="ID_TOOLS_WORLD_OBJECTS_PLAYER">
      <property name="text">
        <string>Player Ships...</string>
      </property>
    </action>
    <action name="ID_TOOLS_WORLD_OBJECTS_POWERUPS">
      <property name="text">
        <string>Powerups...</string>
      </property>
    </action>
    <action name="ID_TOOLS_WORLD_OBJECTS_ROBOTS">
      <property name="text">
        <string>Robots...</string>
      </property>
    </action>
    <action name="ID_TOOLS_WORLD_OBJECTS_SOUND">
      <property name="text">
        <string>Sounds...</string>
      </property>
    </action>
    <action name="ID_TOOLS_WORLD_TEXTURES">
      <property name="text">
        <string>Textures...</string>
      </property>
    </action>
    <action name="ID_TOOLS_WORLD_WEAPONS">
      <property name="text">
        <string>Weapons...</string>
      </property>
    </action>
    <action name="ID_VIEW_CENTERONCUBE">
      <property name="text">
        <string>Center on Current &amp;Room</string>
      </property>
      <property name="shortcut">
        <string>Home</string>
      </property>
    </action>
    <action name="ID_VIEW_CENTERONMINE">
      <property name="text">
        <string>Center on &amp;Mine Origin</string>
      </property>
    </action>
    <action name="ID_VIEW_CENTERONOBJECT">
      <property name="text">
        <string>Center on Current &amp;Object</string>
      </property>
    </action>
    <action name="ID_VIEW_DELETEVIEWER">
      <property name="text">
        <string>Delete Viewer</string>
      </property>
    </action>
    <action name="ID_VIEW_FLIP">
      <property name="text">
        <string>Flip Viewer</string>
      </property>
      <property name="shortcut">
        <string>/</string>
      </property>
    </action>
    <action name="ID_VIEW_KEYPAD_TOGGLE">
      <property name="text">
        <string>Keypad</string>
      </property>
      <property name="shortcut">
        <string>F10</string>
      </property>
    </action>
    <action name="ID_VIEW_MOVECAMERATOCURRENTOBJECT">
      <property name="text">
        <string>Move camera to Current Object</string>
      </property>
    </action>
    <action name="ID_VIEW_MOVECAMERATOSELECTEDFACE">
      <property name="text">
        <string>Move camera to &amp;Current Face</string>
      </property>
      <property name="shortcut">
        <string>Shift+C</string>
      </property>
    </action>
    <action name="ID_VIEW_MOVECAMERATOSELECTEDROOM">
      <property name="text">
        <string>Move camera to &amp;Current Room</string>
      </property>
      <property name="shortcut">
        <string>C</string>
      </property>
    </action>
    <action name="ID_VIEW_NEWVIEWER">
      <property name="text">
        <string>New Viewer</string>
      </property>
    </action>
    <action name="ID_VIEW_NEXTVIEWER">
      <property name="text">
        <string>Next Viewer</string>
      </property>
    </action>
    <action name="ID_VIEW_RESETVIEWRADIUS">
      <property name="text">
        <string>Reset View Radius</string>
      </property>
    </action>
    <action name="ID_VIEW_SHOWOBJECTSINWIREFRAMEVIEW">
      <property name="text">
        <string>Show objects in Wireframe view</string>
      </property>
    </action>
    <action name="ID_VIEW_SHOWVIEWERFORWARDVECTOR">
      <property name="text">
        <string>Show Viewer Forward Vector</string>
      </property>
    </action>
    <action name="ID_VIEW_STATUS_BAR">
      <property name="text">
        <string>&amp;Status Bar</string>
      </property>
    </action>
    <action name="ID_VIEW_TEXTUREMINE">
      <property name="text">
        <string>Te&amp;xtured view</string>
      </property>
    </action>
    <action name="ID_VIEW_TOOLBAR">
      <property name="text">
        <string>&amp;Toolbar</string>
      </property>
    </action>
    <action name="ID_VIEW_VIEWPROP">
      <property name="text">
        <string>Display Viewer Properties</string>
      </property>
    </action>
    <action name="ID_VIEW_WIREFRAMEMINE">
      <property name="text">
        <string>&amp;Wireframe view</string>
      </property>
    </action>
    <action name="ID_WINDOW_CASCADE">
      <property name="text">
        <string>&amp;Cascade</string>
      </property>
    </action>
    <action name="ID_WINDOW_TILE">
      <property name="text">
        <string>&amp;Tile</string>
      </property>
    </action>
    <action name="ID_ZBUTTON">
      <property name="text">
        <string>ID_ZBUTTON</string>
      </property>
    </action>
  </widget>
</ui>
